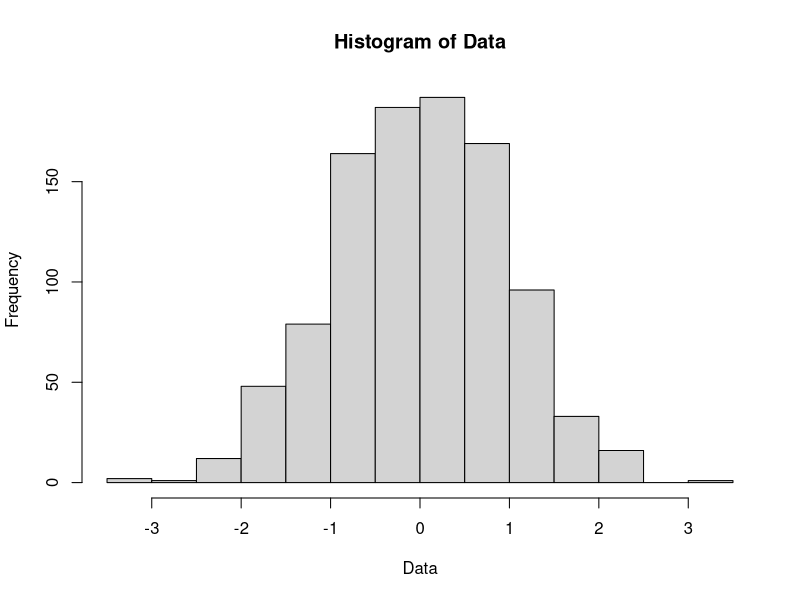

R code for this plot:
#dica "ctrl + enter" executa a linha do arquivo
#plotando grafico
Data <- rnorm(1000, mean = 0, sd = 1) # Gerando 100 obs se uma vari ́avel com distribui ̧c~ao
# normal padr~ao e chamando-a de "Data"
hist(Data) # Histograma

#--------------aula 1 ---------------

z = 1:5 #sequencia de 1 ate 5 interador de 1 a 1

a <- seq(5,100,5) # (inicio,fim,interador)
a #para visualizar

b <- rep(2,10) #repitidor (variavel, quantidade de repetiçoes)
b
b <- rep("ha", 10)
b

c1 <- c(100, 34, 24, 56) #funçao c()
c1
c2 <- c(32, 9, 10, 888)
c2 
c <- cbind (c1,c2 ) #cbind  faz uma matriz (combinando vetores por coluna)
c  
d <- rbind(c1,c2)  #rbind  faz uma matriz (combinando vetores por Linha)
d

e1 <- c(1:3, 8) 
e2 <- c(1:5, 2)
e <- rbind(e1,e2) #erro depois do 8 ele começa a repitir com menor dimensao pra completar a matriz
e

f1 <- matrix(c(1:3, 8),2) #cria uma matriz 2x2  seguindo a sequencia por coluna
f1
f2 <- matrix(c(1:3, 8),2, byrow = T) #cria uma matriz 2x2  seguindo a sequencia por Linha
f2

I1 <- matrix(c(0, 1, 2, 5), 2) # Matriz Q 1x3
I1

I<- I1/I1 # Dividindo a matriz Q por ela mesma elemento a elemento:
I
# Como 0/0 ´e indeterminado, o R retorna "NaN", que indica "not a number".

# Multiplica¸c~ao de Matrizes: A%*%B
A <- matrix(c(1,2,0,4),2)
B <- matrix(c(2,4,1,5),2)
C<- A%*%B
C
# Produto de Kronecker:
A%x%B
# Transposta:
t(A)
# Inversa:
solve(B)
# Determinante:
det(B)

# Logaritmo natural:
log(10)
log10(10) #log na base 10
# Logaritmo em qualquer base:
log(10, 2) # base 2

# Funçao exponencial:
exp(2)

# Seno:
sin(10)
# Cosseno:
cos(15)
# Tangente:
tan(14)

# Raiz Quadrada:
sqrt(16)
16^(1/2)
# Raiz Cubica:
64^(1/3)
## [1] 4

#vetor 
v <- c(2, 5, 10, 11, 3)
#max valor
max(v)
#min valor
min(v)
#tamanho do vetor
length(v)
# Dimens~ao de uma matrix:
dim(A)
# Soma dos elementos:
sum(v)
# Soma acumulada:
cumsum(v)
# Produto dos elementos:
prod(v)

# Produto acumulado:
cumprod(v)

# Media:
mean(v)
# Variancia
var(v)
# desvio padrao
sd(v)
# Mediana:
median(v)

# EstatısticasDescritivas:
summary(v)

# Ordenaçao do vetor
sort(v)
# Ordenaçao do vetor decrescente
sort(v, decreasing = T)

order(v)

#opeçaoes 
# (>,>= ,==,!=,<=, <) a(maior, maior igual, igual, diferente, menor igual ,menor)b

# "e" & 
#"ou" |

#if else e ifelse

if(2 > 3){"verdade!"} else{"mentira!"}

if(2 < 3){"verdade!"} else{"mentira!"}

ifelse(2 > 3, "verdade!", "mentira!") # (condiçao,if,else)

#acessando elementos da matriz

A <- matrix(c(1, 1, 1, 2, 4, 20),3)
A

# Para acessar o elemento (2,1):
A[2,1]
# Para acessar o elemento (2,2):
A[2,2]
# Para acessar toda a coluna 1:
A[,1]
# Para acessar toda a linha 3:
A[3,]
# Para acessar os elementos das linhas 2 a 3 e da coluna 2:
A[2:3, 2]
# Para acessar todos os elementos da matriz A que s~ao maiores que 3:
A[A > 3]

a <- c(177, 180, 165, 250)
a
# Acessando o segundo elemento do vetor
a[2]
# Acessando os elementos 2 a 4:
a[2:4]
# Acessando os elementos 1 e 3:
a[c(1, 3)]
# Acessando todos os elementos maiores que 175:
a[a > 175]